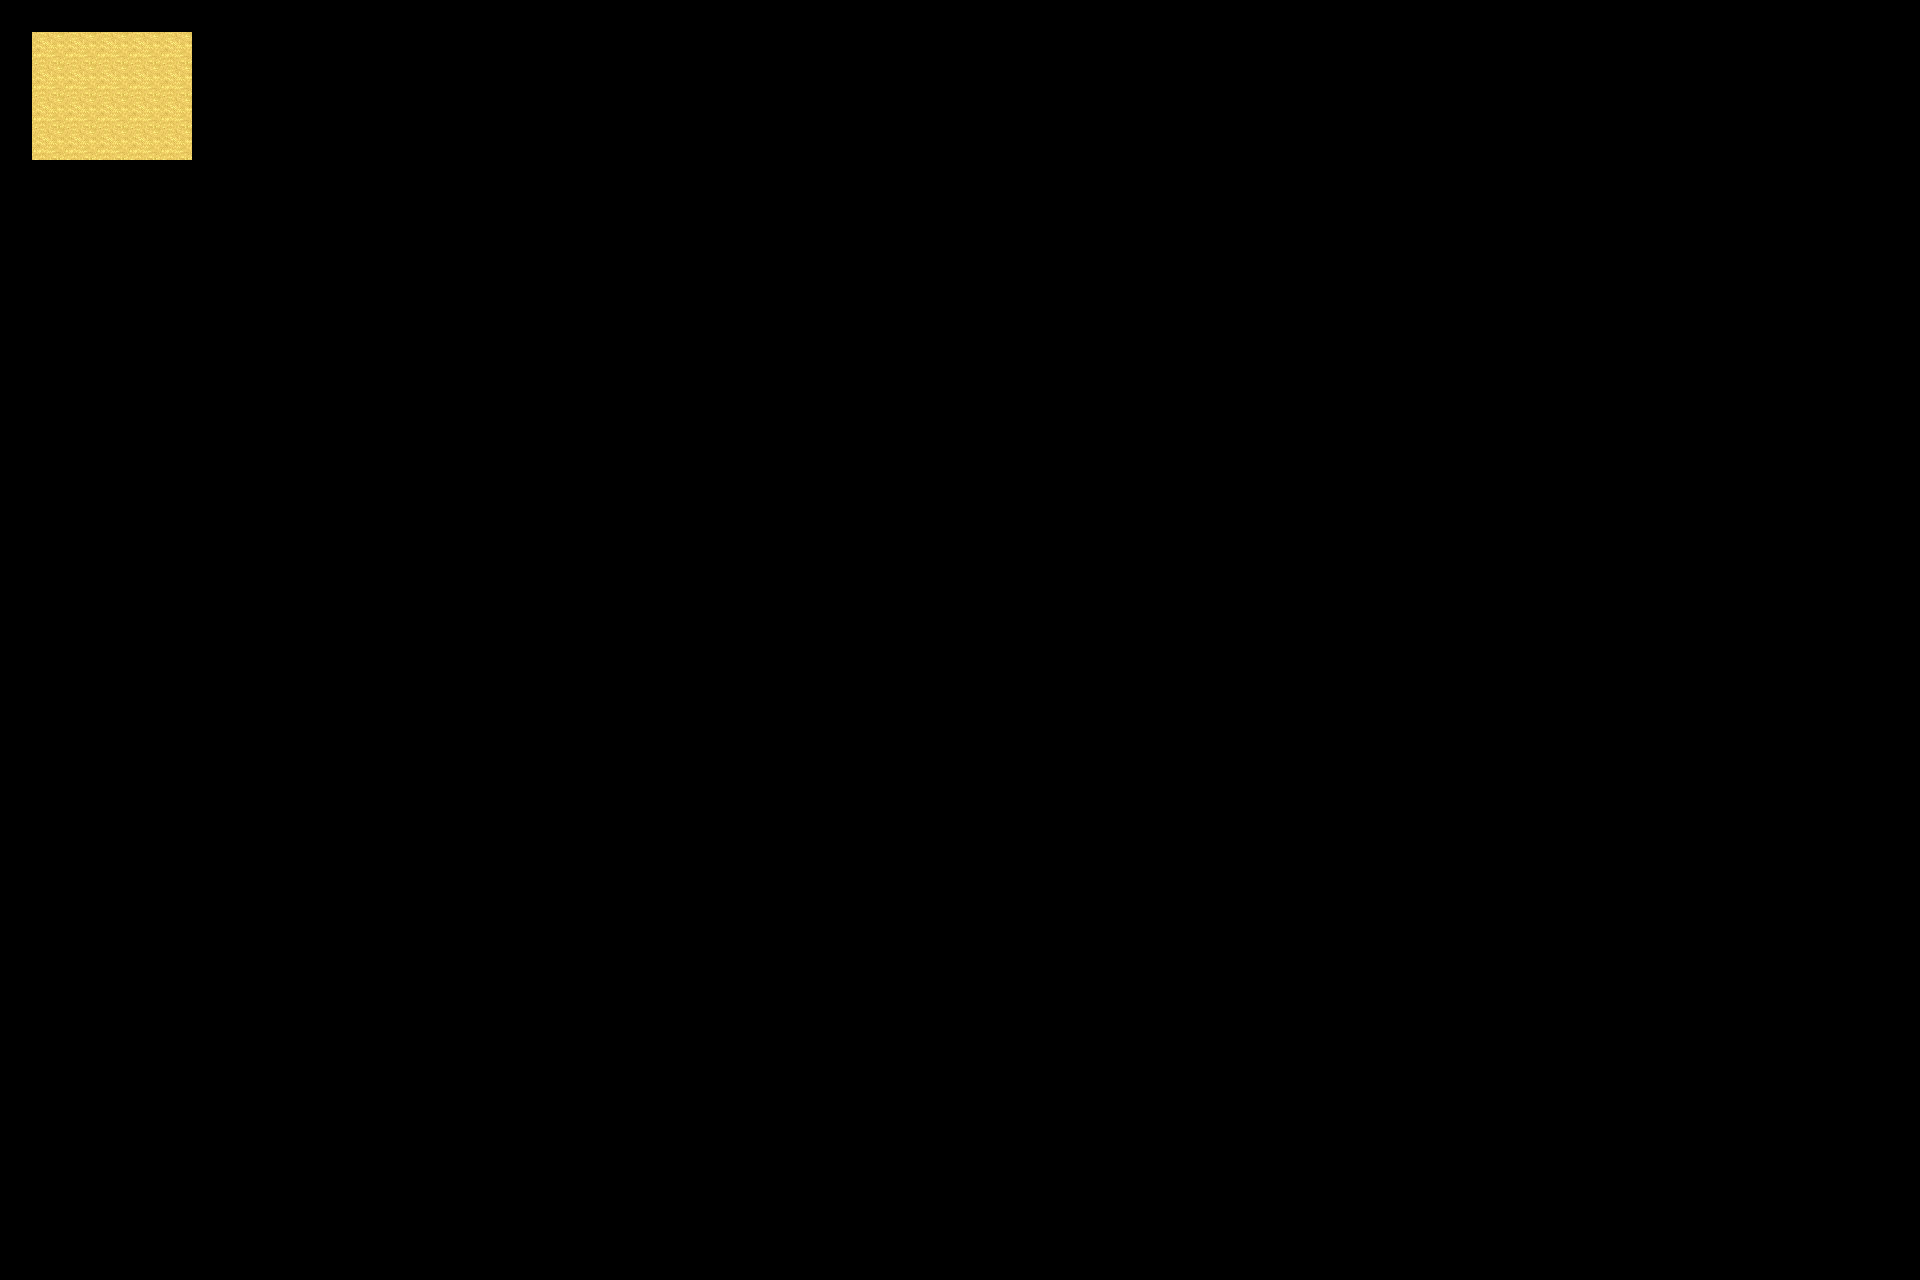

Tiled map render using the project's own tile images. Description and the whole map definition, tile-layer contents included, below:
An orthogonal 60x40 tile map with 32x32 px tiles, 1 tile layer (图块层 1).

<map version="1.10" tiledversion="1.10.1" orientation="orthogonal" renderorder="right-down" width="60" height="40" tilewidth="32" tileheight="32" infinite="0" nextlayerid="2" nextobjectid="1">
 <tileset firstgid="1" source="map1.tsx" />
 <layer id="1" name="图块层 1" width="60" height="40">
  <data encoding="csv">
0,0,0,0,0,0,0,0,0,0,0,0,0,0,0,0,0,0,0,0,0,0,0,0,0,0,0,0,0,0,0,0,0,0,0,0,0,0,0,0,0,0,0,0,0,0,0,0,0,0,0,0,0,0,0,0,0,0,0,0,
0,2,2,2,2,2,0,0,0,0,0,0,0,0,0,0,0,0,0,0,0,0,0,0,0,0,0,0,0,0,0,0,0,0,0,0,0,0,0,0,0,0,0,0,0,0,0,0,0,0,0,0,0,0,0,0,0,0,0,0,
0,2,2,2,2,2,0,0,0,0,0,0,0,0,0,0,0,0,0,0,0,0,0,0,0,0,0,0,0,0,0,0,0,0,0,0,0,0,0,0,0,0,0,0,0,0,0,0,0,0,0,0,0,0,0,0,0,0,0,0,
0,2,2,2,2,2,0,0,0,0,0,0,0,0,0,0,0,0,0,0,0,0,0,0,0,0,0,0,0,0,0,0,0,0,0,0,0,0,0,0,0,0,0,0,0,0,0,0,0,0,0,0,0,0,0,0,0,0,0,0,
0,2,2,2,2,2,0,0,0,0,0,0,0,0,0,0,0,0,0,0,0,0,0,0,0,0,0,0,0,0,0,0,0,0,0,0,0,0,0,0,0,0,0,0,0,0,0,0,0,0,0,0,0,0,0,0,0,0,0,0,
0,0,0,0,0,0,0,0,0,0,0,0,0,0,0,0,0,0,0,0,0,0,0,0,0,0,0,0,0,0,0,0,0,0,0,0,0,0,0,0,0,0,0,0,0,0,0,0,0,0,0,0,0,0,0,0,0,0,0,0,
0,0,0,0,0,0,0,0,0,0,0,0,0,0,0,0,0,0,0,0,0,0,0,0,0,0,0,0,0,0,0,0,0,0,0,0,0,0,0,0,0,0,0,0,0,0,0,0,0,0,0,0,0,0,0,0,0,0,0,0,
0,0,0,0,0,0,0,0,0,0,0,0,0,0,0,0,0,0,0,0,0,0,0,0,0,0,0,0,0,0,0,0,0,0,0,0,0,0,0,0,0,0,0,0,0,0,0,0,0,0,0,0,0,0,0,0,0,0,0,0,
0,0,0,0,0,0,0,0,0,0,0,0,0,0,0,0,0,0,0,0,0,0,0,0,0,0,0,0,0,0,0,0,0,0,0,0,0,0,0,0,0,0,0,0,0,0,0,0,0,0,0,0,0,0,0,0,0,0,0,0,
0,0,0,0,0,0,0,0,0,0,0,0,0,0,0,0,0,0,0,0,0,0,0,0,0,0,0,0,0,0,0,0,0,0,0,0,0,0,0,0,0,0,0,0,0,0,0,0,0,0,0,0,0,0,0,0,0,0,0,0,
0,0,0,0,0,0,0,0,0,0,0,0,0,0,0,0,0,0,0,0,0,0,0,0,0,0,0,0,0,0,0,0,0,0,0,0,0,0,0,0,0,0,0,0,0,0,0,0,0,0,0,0,0,0,0,0,0,0,0,0,
0,0,0,0,0,0,0,0,0,0,0,0,0,0,0,0,0,0,0,0,0,0,0,0,0,0,0,0,0,0,0,0,0,0,0,0,0,0,0,0,0,0,0,0,0,0,0,0,0,0,0,0,0,0,0,0,0,0,0,0,
0,0,0,0,0,0,0,0,0,0,0,0,0,0,0,0,0,0,0,0,0,0,0,0,0,0,0,0,0,0,0,0,0,0,0,0,0,0,0,0,0,0,0,0,0,0,0,0,0,0,0,0,0,0,0,0,0,0,0,0,
0,0,0,0,0,0,0,0,0,0,0,0,0,0,0,0,0,0,0,0,0,0,0,0,0,0,0,0,0,0,0,0,0,0,0,0,0,0,0,0,0,0,0,0,0,0,0,0,0,0,0,0,0,0,0,0,0,0,0,0,
0,0,0,0,0,0,0,0,0,0,0,0,0,0,0,0,0,0,0,0,0,0,0,0,0,0,0,0,0,0,0,0,0,0,0,0,0,0,0,0,0,0,0,0,0,0,0,0,0,0,0,0,0,0,0,0,0,0,0,0,
0,0,0,0,0,0,0,0,0,0,0,0,0,0,0,0,0,0,0,0,0,0,0,0,0,0,0,0,0,0,0,0,0,0,0,0,0,0,0,0,0,0,0,0,0,0,0,0,0,0,0,0,0,0,0,0,0,0,0,0,
0,0,0,0,0,0,0,0,0,0,0,0,0,0,0,0,0,0,0,0,0,0,0,0,0,0,0,0,0,0,0,0,0,0,0,0,0,0,0,0,0,0,0,0,0,0,0,0,0,0,0,0,0,0,0,0,0,0,0,0,
0,0,0,0,0,0,0,0,0,0,0,0,0,0,0,0,0,0,0,0,0,0,0,0,0,0,0,0,0,0,0,0,0,0,0,0,0,0,0,0,0,0,0,0,0,0,0,0,0,0,0,0,0,0,0,0,0,0,0,0,
0,0,0,0,0,0,0,0,0,0,0,0,0,0,0,0,0,0,0,0,0,0,0,0,0,0,0,0,0,0,0,0,0,0,0,0,0,0,0,0,0,0,0,0,0,0,0,0,0,0,0,0,0,0,0,0,0,0,0,0,
0,0,0,0,0,0,0,0,0,0,0,0,0,0,0,0,0,0,0,0,0,0,0,0,0,0,0,0,0,0,0,0,0,0,0,0,0,0,0,0,0,0,0,0,0,0,0,0,0,0,0,0,0,0,0,0,0,0,0,0,
0,0,0,0,0,0,0,0,0,0,0,0,0,0,0,0,0,0,0,0,0,0,0,0,0,0,0,0,0,0,0,0,0,0,0,0,0,0,0,0,0,0,0,0,0,0,0,0,0,0,0,0,0,0,0,0,0,0,0,0,
0,0,0,0,0,0,0,0,0,0,0,0,0,0,0,0,0,0,0,0,0,0,0,0,0,0,0,0,0,0,0,0,0,0,0,0,0,0,0,0,0,0,0,0,0,0,0,0,0,0,0,0,0,0,0,0,0,0,0,0,
0,0,0,0,0,0,0,0,0,0,0,0,0,0,0,0,0,0,0,0,0,0,0,0,0,0,0,0,0,0,0,0,0,0,0,0,0,0,0,0,0,0,0,0,0,0,0,0,0,0,0,0,0,0,0,0,0,0,0,0,
0,0,0,0,0,0,0,0,0,0,0,0,0,0,0,0,0,0,0,0,0,0,0,0,0,0,0,0,0,0,0,0,0,0,0,0,0,0,0,0,0,0,0,0,0,0,0,0,0,0,0,0,0,0,0,0,0,0,0,0,
0,0,0,0,0,0,0,0,0,0,0,0,0,0,0,0,0,0,0,0,0,0,0,0,0,0,0,0,0,0,0,0,0,0,0,0,0,0,0,0,0,0,0,0,0,0,0,0,0,0,0,0,0,0,0,0,0,0,0,0,
0,0,0,0,0,0,0,0,0,0,0,0,0,0,0,0,0,0,0,0,0,0,0,0,0,0,0,0,0,0,0,0,0,0,0,0,0,0,0,0,0,0,0,0,0,0,0,0,0,0,0,0,0,0,0,0,0,0,0,0,
0,0,0,0,0,0,0,0,0,0,0,0,0,0,0,0,0,0,0,0,0,0,0,0,0,0,0,0,0,0,0,0,0,0,0,0,0,0,0,0,0,0,0,0,0,0,0,0,0,0,0,0,0,0,0,0,0,0,0,0,
0,0,0,0,0,0,0,0,0,0,0,0,0,0,0,0,0,0,0,0,0,0,0,0,0,0,0,0,0,0,0,0,0,0,0,0,0,0,0,0,0,0,0,0,0,0,0,0,0,0,0,0,0,0,0,0,0,0,0,0,
0,0,0,0,0,0,0,0,0,0,0,0,0,0,0,0,0,0,0,0,0,0,0,0,0,0,0,0,0,0,0,0,0,0,0,0,0,0,0,0,0,0,0,0,0,0,0,0,0,0,0,0,0,0,0,0,0,0,0,0,
0,0,0,0,0,0,0,0,0,0,0,0,0,0,0,0,0,0,0,0,0,0,0,0,0,0,0,0,0,0,0,0,0,0,0,0,0,0,0,0,0,0,0,0,0,0,0,0,0,0,0,0,0,0,0,0,0,0,0,0,
0,0,0,0,0,0,0,0,0,0,0,0,0,0,0,0,0,0,0,0,0,0,0,0,0,0,0,0,0,0,0,0,0,0,0,0,0,0,0,0,0,0,0,0,0,0,0,0,0,0,0,0,0,0,0,0,0,0,0,0,
0,0,0,0,0,0,0,0,0,0,0,0,0,0,0,0,0,0,0,0,0,0,0,0,0,0,0,0,0,0,0,0,0,0,0,0,0,0,0,0,0,0,0,0,0,0,0,0,0,0,0,0,0,0,0,0,0,0,0,0,
0,0,0,0,0,0,0,0,0,0,0,0,0,0,0,0,0,0,0,0,0,0,0,0,0,0,0,0,0,0,0,0,0,0,0,0,0,0,0,0,0,0,0,0,0,0,0,0,0,0,0,0,0,0,0,0,0,0,0,0,
0,0,0,0,0,0,0,0,0,0,0,0,0,0,0,0,0,0,0,0,0,0,0,0,0,0,0,0,0,0,0,0,0,0,0,0,0,0,0,0,0,0,0,0,0,0,0,0,0,0,0,0,0,0,0,0,0,0,0,0,
0,0,0,0,0,0,0,0,0,0,0,0,0,0,0,0,0,0,0,0,0,0,0,0,0,0,0,0,0,0,0,0,0,0,0,0,0,0,0,0,0,0,0,0,0,0,0,0,0,0,0,0,0,0,0,0,0,0,0,0,
0,0,0,0,0,0,0,0,0,0,0,0,0,0,0,0,0,0,0,0,0,0,0,0,0,0,0,0,0,0,0,0,0,0,0,0,0,0,0,0,0,0,0,0,0,0,0,0,0,0,0,0,0,0,0,0,0,0,0,0,
0,0,0,0,0,0,0,0,0,0,0,0,0,0,0,0,0,0,0,0,0,0,0,0,0,0,0,0,0,0,0,0,0,0,0,0,0,0,0,0,0,0,0,0,0,0,0,0,0,0,0,0,0,0,0,0,0,0,0,0,
0,0,0,0,0,0,0,0,0,0,0,0,0,0,0,0,0,0,0,0,0,0,0,0,0,0,0,0,0,0,0,0,0,0,0,0,0,0,0,0,0,0,0,0,0,0,0,0,0,0,0,0,0,0,0,0,0,0,0,0,
0,0,0,0,0,0,0,0,0,0,0,0,0,0,0,0,0,0,0,0,0,0,0,0,0,0,0,0,0,0,0,0,0,0,0,0,0,0,0,0,0,0,0,0,0,0,0,0,0,0,0,0,0,0,0,0,0,0,0,0,
0,0,0,0,0,0,0,0,0,0,0,0,0,0,0,0,0,0,0,0,0,0,0,0,0,0,0,0,0,0,0,0,0,0,0,0,0,0,0,0,0,0,0,0,0,0,0,0,0,0,0,0,0,0,0,0,0,0,0,0
</data>
 </layer>
</map>
